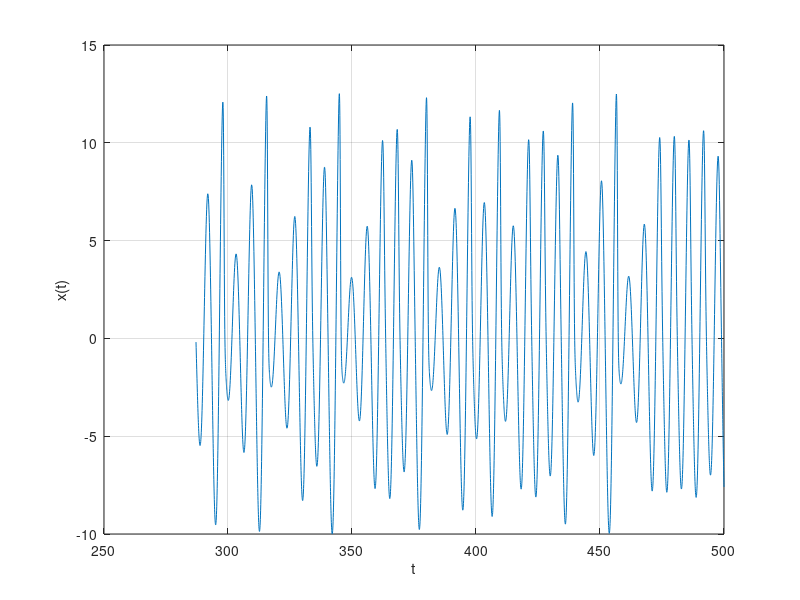
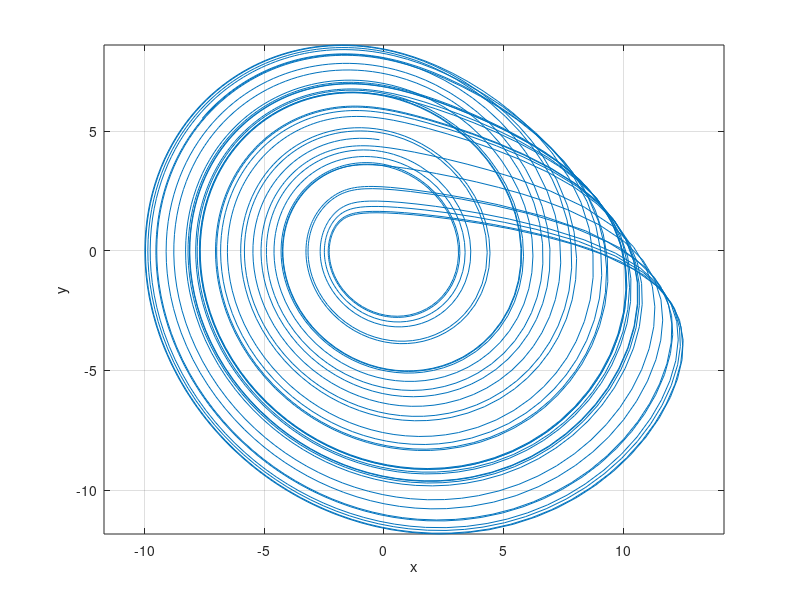

Write the MATLAB code that produced these figures, in order.
% Defining equations of the Rössler system:
%   dx/dt = -y - z
%   dy/dt = x + ay
%   dz/dt = b + z(x - c)

% Setting constant parameters:
a = 0.2;
b = a;
c = 6.3;

% Intializing the Rössler system:
% where, p(1) = x; p(2) = y; p(3) = z
rossler = @(t,p) [-(p(2) + p(3)); p(1) + a*p(2); b + p(1)*p(3) - c*p(3)];

% Creating random initial conditions:
rng('shuffle')
x0 = randsample((10).*rand(1000,1),1);
y0 = randsample((10).*rand(1000,1),1);
z0 = randsample((10).*rand(1000,1),1);

% Integration using ode45:
[t,p] = ode45(rossler, [0 500], [x0; y0; z0]);

% Removing transients:
p = p(5000:end,:);
t = t(5000:end,:);

% Plotting t vs x(t):
figure(1)
plot(t, p(:,1))
grid
xlabel('t')
ylabel('x(t)')

% Plotting x vs y:
figure(2)
plot(p(:,1), p(:,2))
grid
xlabel('x')
ylabel('y')
axis equal